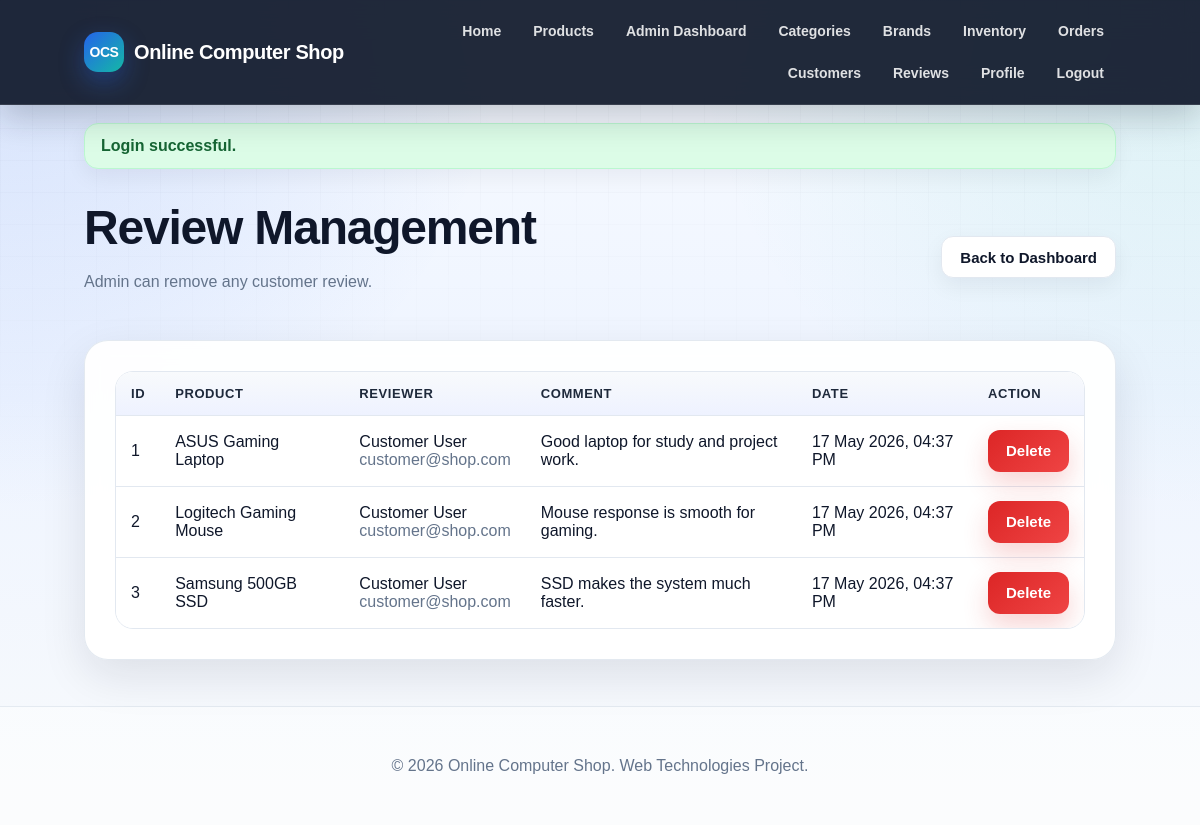
/index.php?page=admin-reviews (signed in), run on the app's committed database.
### tables this page shows
CREATE TABLE reviews (
    id INT AUTO_INCREMENT PRIMARY KEY,
    product_id INT NOT NULL,
    user_id INT NOT NULL,
    reviewer_name VARCHAR(100) NOT NULL,
    comment TEXT NOT NULL,
    created_at DATETIME NOT NULL DEFAULT CURRENT_TIMESTAMP,
    CONSTRAINT fk_reviews_product
        FOREIGN KEY (product_id) REFERENCES products(id)
        ON DELETE CASCADE
        ON UPDATE CASCADE,
    CONSTRAINT fk_reviews_user
        FOREIGN KEY (user_id) REFERENCES users(id)
        ON DELETE CASCADE
        ON UPDATE CASCADE
);

CREATE TABLE products (
    id INT AUTO_INCREMENT PRIMARY KEY,
    name VARCHAR(150) NOT NULL,
    description TEXT NOT NULL,
    manufacturer_review TEXT NOT NULL,
    price DECIMAL(10,2) NOT NULL,
    category_id INT NOT NULL,
    brand_id INT NOT NULL,
    image_path VARCHAR(255) NULL,
    stock INT NOT NULL DEFAULT 0,
    created_at DATETIME NOT NULL DEFAULT CURRENT_TIMESTAMP,
    CONSTRAINT fk_products_category
        FOREIGN KEY (category_id) REFERENCES categories(id)
        ON DELETE RESTRICT
        ON UPDATE CASCADE,
    CONSTRAINT fk_products_brand
        FOREIGN KEY (brand_id) REFERENCES brands(id)
        ON DELETE RESTRICT
        ON UPDATE CASCADE
);

CREATE TABLE users (
    id INT AUTO_INCREMENT PRIMARY KEY,
    name VARCHAR(100) NOT NULL,
    email VARCHAR(150) NOT NULL UNIQUE,
    password_hash VARCHAR(255) NOT NULL,
    role ENUM('admin', 'customer') NOT NULL DEFAULT 'customer',
    profile_picture VARCHAR(255) NULL,
    remember_token VARCHAR(255) NULL,
    created_at DATETIME NOT NULL DEFAULT CURRENT_TIMESTAMP
);

### controllers/AdminController.php (called while the page is built, shortened)
<?php
require_once __DIR__ . '/../models/ReviewModel.php';
function show_admin_reviews_page($conn) {
    $reviews = get_all_reviews_admin($conn);
    require __DIR__ . '/../views/admin/reviews.php';
}

### models/ReviewModel.php (called while the page is built, shortened)
<?php
function get_all_reviews_admin($conn) {
    $sql = "SELECT r.id, r.product_id, r.user_id, r.reviewer_name, r.comment, r.created_at,
                   p.name AS product_name, u.email AS user_email
            FROM reviews r
            INNER JOIN products p ON r.product_id = p.id
            INNER JOIN users u ON r.user_id = u.id
            ORDER BY r.created_at DESC";
    $result = $conn->query($sql);
    $reviews = [];
    while ($row = $result->fetch_assoc()) {
        $reviews[] = $row;
    }
    return $reviews;
}

### config/session.php (called while the page is built, shortened)
<?php
function e($value) {
    return htmlspecialchars((string)($value ?? ''), ENT_QUOTES, 'UTF-8');
}

### views/admin/reviews.php (the view, shortened to what this page needs)
<?php require __DIR__ . '/../layouts/header.php'; ?>
<?php require __DIR__ . '/../layouts/navbar.php'; ?>
<main class="container">
<section class="page-head">
    <div>
        <h1>Review Management</h1>
        <p class="muted">Admin can remove any customer review.</p>
    </div>
    <a class="button-secondary" href="index.php?page=admin-dashboard">Back to Dashboard</a>
</section>
<section class="section">
    <?php if (empty($reviews)): ?>
        <div class="empty-state">No review found.</div>
    <?php else: ?>
        <div class="table-wrap">
            <table id="adminReviewTable">
                <thead>
                    <tr>
                        <th>ID</th>
                        <th>Product</th>
                        <th>Reviewer</th>
                        <th>Comment</th>
                        <th>Date</th>
                        <th>Action</th>
                    </tr>
                </thead>
                <tbody>
                    <?php foreach ($reviews as $review): ?>
                        <tr id="admin-review-row-<?= e($review['id']) ?>">
                            <td><?= e($review['id']) ?></td>
                            <td><?= e($review['product_name']) ?></td>
                            <td><?= e($review['reviewer_name']) ?><br><span class="meta"><?= e($review['user_email']) ?></span></td>
                            <td><?= nl2br(e($review['comment'])) ?></td>
                            <td><?= e(date('d M Y, h:i A', strtotime($review['created_at']))) ?></td>
                            <td>
                                <button type="button" class="danger-btn admin-delete-review-btn" data-review-id="<?= e($review['id']) ?>">Delete</button>
                            </td>
                        </tr>
                    <?php endforeach; ?>
                </tbody>
            </table>
        </div>
    <?php endif; ?>
</section>
</main>
<?php require __DIR__ . '/../layouts/footer.php'; ?>

### public/css/base.css (style rules this page uses)
:root { --primary: #2563eb; --primary-dark: #1d4ed8; --primary-soft: #dbeafe; --secondary: #14b8a6; --accent: #f97316; --danger: #dc2626; --danger-dark: #991b1b; --success: #16a34a; --success-dark: #166534; --warning: #f59e0b; --text: #0f172a; --text-soft: #475569; --muted: #64748b; --line: #e2e8f0; --surface: #ffffff; --surface-soft: #f8fafc; --surface-tint: #eff6ff; --shadow-sm: 0 8px 22px rgba(15, 23, 42, 0.06); --shadow-md: 0 16px 45px rgba(15, 23, 42, 0.10); --shadow-lg: 0 24px 70px rgba(15, 23, 42, 0.16); --radius-sm: 10px; --radius-md: 16px; --radius-lg: 24px; --max-width: 1180px; }
* { box-sizing: border-box; }
html { scroll-behavior: smooth; }
body { margin: 0; min-height: 100vh; font-family: Arial, Helvetica, sans-serif; color: var(--text); background: radial-gradient(circle at top left, rgba(37, 99, 235, 0.16), transparent 35%), radial-gradient(circle at top right, rgba(20, 184, 166, 0.12), transparent 35%), linear-gradient(180deg, #f8fbff 0%, #eef4ff 48%, #f8fafc 100%); }
body::before { content: ""; position: fixed; inset: 0; pointer-events: none; background-image: linear-gradient(rgba(15, 23, 42, 0.035) 1px, transparent 1px), linear-gradient(90deg, rgba(15, 23, 42, 0.035) 1px, transparent 1px); background-size: 32px 32px; mask-image: linear-gradient(to bottom, rgba(0, 0, 0, 0.7), transparent 55%); z-index: -1; }
a { color: var(--primary); text-decoration: none; transition: color 0.2s ease, transform 0.2s ease, background 0.2s ease, box-shadow 0.2s ease; }
h1, h2, h3 { color: var(--text); letter-spacing: -0.025em; }
h1 { font-size: clamp(2rem, 4vw, 3.6rem); line-height: 1.05; margin: 0 0 12px; }
p { line-height: 1.65; }

### public/css/layout.css (style rules this page uses)
.container { width: 86%; max-width: var(--max-width); margin: 34px auto; }
.hero-card, .section, .filter-card, .cart-card, .detail-layout, .form-card { border: 1px solid rgba(226, 232, 240, 0.95); background: rgba(255, 255, 255, 0.94); box-shadow: var(--shadow-md); backdrop-filter: blur(10px); }
.section { margin-top: 28px; border-radius: var(--radius-lg); padding: clamp(20px, 3vw, 30px); }

### public/css/components.css (style rules this page uses)
button, .button-link, .primary-btn, .button-secondary, .mini-btn, .danger-btn { display: inline-flex; align-items: center; justify-content: center; gap: 8px; min-height: 42px; border: 0; border-radius: 12px; padding: 11px 18px; font-size: 15px; font-weight: 800; line-height: 1; cursor: pointer; transition: transform 0.18s ease, box-shadow 0.18s ease, background 0.18s ease, color 0.18s ease, border-color 0.18s ease; }
button, .button-link, .primary-btn { color: #ffffff; background: linear-gradient(135deg, var(--primary), var(--secondary)); box-shadow: 0 12px 26px rgba(37, 99, 235, 0.23); }
.button-secondary, .mini-btn { color: var(--text); background: #ffffff; border: 1px solid var(--line); box-shadow: var(--shadow-sm); }
.danger-btn { color: #ffffff; background: linear-gradient(135deg, var(--danger), #ef4444); box-shadow: 0 12px 26px rgba(220, 38, 38, 0.20); }
.muted, .help, .meta, .small-note { color: var(--muted); }
.table-wrap { width: 100%; overflow-x: auto; border-radius: 18px; border: 1px solid var(--line); background: #ffffff; }
table { width: 100%; border-collapse: collapse; background: #ffffff; }
th, td { padding: 14px 15px; border-bottom: 1px solid var(--line); text-align: left; vertical-align: middle; }
th { color: #1e293b; background: linear-gradient(180deg, #f8fafc, #eef2ff); font-size: 13px; text-transform: uppercase; letter-spacing: 0.045em; }
tr:last-child td { border-bottom: 0; }

### public/css/pages.css (style rules this page uses)
.page-head { display: flex; justify-content: space-between; align-items: center; gap: 18px; margin-bottom: 24px; }

### data on the page
reviews: id "1", product.name "ASUS Gaming Laptop", reviewer_name "Customer User", user.email "customer@shop.com", comment "Good laptop for study and project work.", created_at "17 May 2026, 04:37 PM"
reviews: id "2", product.name "Logitech Gaming Mouse", reviewer_name "Customer User", user.email "customer@shop.com", comment "Mouse response is smooth for gaming.", created_at "17 May 2026, 04:37 PM"
reviews: id "3", product.name "Samsung 500GB SSD", reviewer_name "Customer User", user.email "customer@shop.com", comment "SSD makes the system much faster.", created_at "17 May 2026, 04:37 PM"

### other printed values
$flash['message'] "Login successful."
